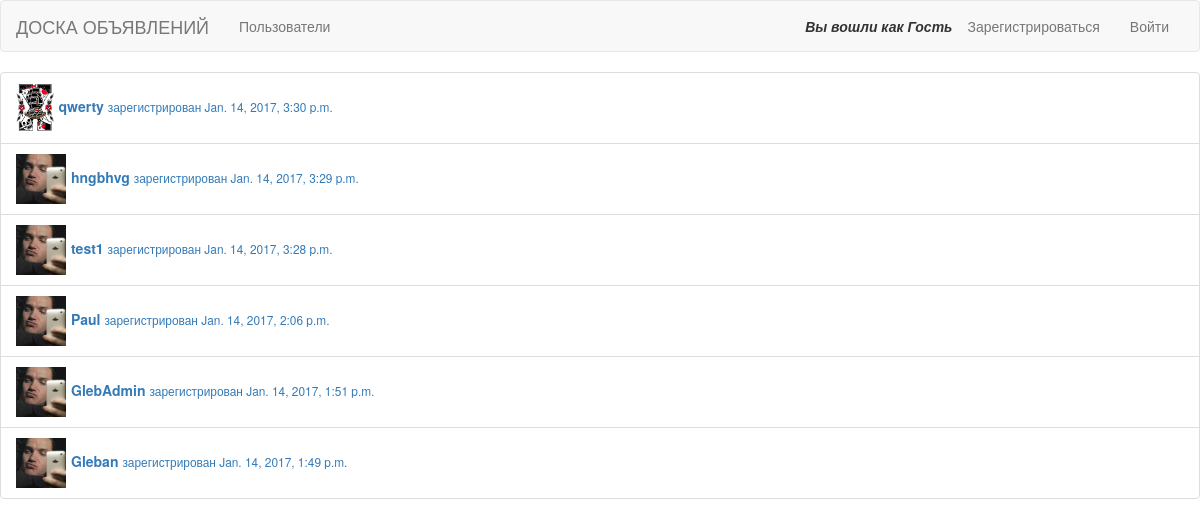
/users/, run on the app's committed database.
### bulletin/models.py (models this page shows)
class MyUser(AbstractUser):
    follows = models.ManyToManyField(
       'self',
       related_name='followers',
       symmetrical=False
    )
    avatar = models.ImageField(
       upload_to='user_images/',
       default='user_images/None/no-avatar.jpg'
    )

### bulletin/views.py (the view)
# urls.py: url(r'^users/', views.UsersView.as_view(), name='users'),
class UsersView(ListView):
    context_object_name = 'users'
    template_name = 'users.html'
    def get_queryset(self):
        qs = auth.get_user_model().objects.all().order_by('-date_joined')
        return qs

### bulletin/templates/users.html (shortened to what this page needs)
{% extends 'base.html' %}
{% block body %}
    <ul class="list-group">
        {% for d_user in users %}
            <li class="list-group-item">
                <a href="{% url 'user_url' d_user.id %}">
                    <b><img src={{ d_user.avatar.url }} style="max-height:50px;margin-right:5px"/>{{ d_user }}</b>
                    <small>зарегистрирован {{ d_user.date_joined }}</small>
                </a>
            </li>
        {% empty %}
            <li class="list-group-item disabled">empty list</li>
        {% endfor %}
    </ul>
{% endblock %}

### data on the page
MyUser: avatar (picture), username "qwerty", date_joined "Jan. 14, 2017, 3:30 p.m."
MyUser: avatar (placeholder picture), username "hngbhvg", date_joined "Jan. 14, 2017, 3:29 p.m."
MyUser: avatar (placeholder picture), username "test1", date_joined "Jan. 14, 2017, 3:28 p.m."
MyUser: avatar (placeholder picture), username "Paul", date_joined "Jan. 14, 2017, 2:06 p.m."
MyUser: avatar (placeholder picture), username "GlebAdmin", date_joined "Jan. 14, 2017, 1:51 p.m."
MyUser: avatar (placeholder picture), username "Gleban", date_joined "Jan. 14, 2017, 1:49 p.m."
